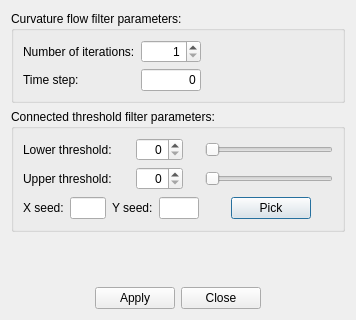
<?xml version="1.0" encoding="UTF-8"?>
<ui version="4.0">
 <class>ConnectedThresholdSegmentationDialog</class>
 <widget class="QDialog" name="ConnectedThresholdSegmentationDialog">
  <property name="geometry">
   <rect>
    <x>0</x>
    <y>0</y>
    <width>345</width>
    <height>320</height>
   </rect>
  </property>
  <property name="windowTitle">
   <string>Connected Threshold Segmentation</string>
  </property>
  <layout class="QVBoxLayout" name="verticalLayout">
   <item>
    <widget class="QGroupBox" name="groupBox_2">
     <property name="title">
      <string>Curvature flow filter parameters:</string>
     </property>
     <layout class="QGridLayout" name="gridLayout_2">
      <item row="0" column="0">
       <widget class="QLabel" name="label_3">
        <property name="text">
         <string>Number of iterations:</string>
        </property>
       </widget>
      </item>
      <item row="0" column="1">
       <widget class="QSpinBox" name="spinBoxNumberOfIterations">
        <property name="alignment">
         <set>Qt::AlignRight|Qt::AlignTrailing|Qt::AlignVCenter</set>
        </property>
        <property name="minimum">
         <number>1</number>
        </property>
        <property name="maximum">
         <number>20</number>
        </property>
        <property name="value">
         <number>1</number>
        </property>
       </widget>
      </item>
      <item row="1" column="0">
       <widget class="QLabel" name="label_4">
        <property name="text">
         <string>Time step:</string>
        </property>
       </widget>
      </item>
      <item row="1" column="1">
       <widget class="QLineEdit" name="lineEditTimeStep">
        <property name="sizePolicy">
         <sizepolicy hsizetype="Fixed" vsizetype="Fixed">
          <horstretch>0</horstretch>
          <verstretch>0</verstretch>
         </sizepolicy>
        </property>
        <property name="maximumSize">
         <size>
          <width>60</width>
          <height>16777215</height>
         </size>
        </property>
        <property name="text">
         <string>0</string>
        </property>
        <property name="alignment">
         <set>Qt::AlignRight|Qt::AlignTrailing|Qt::AlignVCenter</set>
        </property>
       </widget>
      </item>
      <item row="0" column="2">
       <spacer name="horizontalSpacer_3">
        <property name="orientation">
         <enum>Qt::Horizontal</enum>
        </property>
        <property name="sizeHint" stdset="0">
         <size>
          <width>40</width>
          <height>20</height>
         </size>
        </property>
       </spacer>
      </item>
     </layout>
    </widget>
   </item>
   <item>
    <widget class="QGroupBox" name="groupBox">
     <property name="title">
      <string>Connected threshold filter parameters:</string>
     </property>
     <layout class="QGridLayout" name="gridLayout">
      <item row="0" column="0" colspan="3">
       <widget class="QLabel" name="label">
        <property name="sizePolicy">
         <sizepolicy hsizetype="Minimum" vsizetype="Preferred">
          <horstretch>0</horstretch>
          <verstretch>0</verstretch>
         </sizepolicy>
        </property>
        <property name="text">
         <string>Lower threshold:</string>
        </property>
       </widget>
      </item>
      <item row="0" column="3" colspan="2">
       <widget class="QSpinBox" name="spinBoxLowerThreshold">
        <property name="sizePolicy">
         <sizepolicy hsizetype="Fixed" vsizetype="Fixed">
          <horstretch>0</horstretch>
          <verstretch>0</verstretch>
         </sizepolicy>
        </property>
        <property name="alignment">
         <set>Qt::AlignRight|Qt::AlignTrailing|Qt::AlignVCenter</set>
        </property>
        <property name="maximum">
         <number>255</number>
        </property>
       </widget>
      </item>
      <item row="0" column="5" colspan="3">
       <widget class="QSlider" name="sliderLowerThreshold">
        <property name="sizePolicy">
         <sizepolicy hsizetype="Fixed" vsizetype="Fixed">
          <horstretch>0</horstretch>
          <verstretch>0</verstretch>
         </sizepolicy>
        </property>
        <property name="minimumSize">
         <size>
          <width>128</width>
          <height>0</height>
         </size>
        </property>
        <property name="maximum">
         <number>255</number>
        </property>
        <property name="orientation">
         <enum>Qt::Horizontal</enum>
        </property>
       </widget>
      </item>
      <item row="1" column="0" colspan="3">
       <widget class="QLabel" name="label_2">
        <property name="sizePolicy">
         <sizepolicy hsizetype="Minimum" vsizetype="Preferred">
          <horstretch>0</horstretch>
          <verstretch>0</verstretch>
         </sizepolicy>
        </property>
        <property name="text">
         <string>Upper threshold:</string>
        </property>
       </widget>
      </item>
      <item row="1" column="3" colspan="2">
       <widget class="QSpinBox" name="spinBoxUpperThreshold">
        <property name="sizePolicy">
         <sizepolicy hsizetype="Fixed" vsizetype="Fixed">
          <horstretch>0</horstretch>
          <verstretch>0</verstretch>
         </sizepolicy>
        </property>
        <property name="alignment">
         <set>Qt::AlignRight|Qt::AlignTrailing|Qt::AlignVCenter</set>
        </property>
        <property name="maximum">
         <number>255</number>
        </property>
        <property name="value">
         <number>0</number>
        </property>
       </widget>
      </item>
      <item row="1" column="5" colspan="3">
       <widget class="QSlider" name="sliderUpperThreshold">
        <property name="sizePolicy">
         <sizepolicy hsizetype="Fixed" vsizetype="Fixed">
          <horstretch>0</horstretch>
          <verstretch>0</verstretch>
         </sizepolicy>
        </property>
        <property name="minimumSize">
         <size>
          <width>128</width>
          <height>0</height>
         </size>
        </property>
        <property name="maximum">
         <number>255</number>
        </property>
        <property name="value">
         <number>0</number>
        </property>
        <property name="orientation">
         <enum>Qt::Horizontal</enum>
        </property>
       </widget>
      </item>
      <item row="2" column="0">
       <widget class="QLabel" name="label_7">
        <property name="text">
         <string>X seed:</string>
        </property>
       </widget>
      </item>
      <item row="2" column="1">
       <widget class="QLineEdit" name="lineEditXSeed">
        <property name="maximumSize">
         <size>
          <width>40</width>
          <height>16777215</height>
         </size>
        </property>
       </widget>
      </item>
      <item row="2" column="2" colspan="2">
       <widget class="QLabel" name="label_8">
        <property name="text">
         <string>Y seed:</string>
        </property>
       </widget>
      </item>
      <item row="2" column="4">
       <widget class="QLineEdit" name="lineEditYSeed">
        <property name="maximumSize">
         <size>
          <width>40</width>
          <height>16777215</height>
         </size>
        </property>
       </widget>
      </item>
      <item row="2" column="5">
       <spacer name="horizontalSpacer_9">
        <property name="orientation">
         <enum>Qt::Horizontal</enum>
        </property>
        <property name="sizeType">
         <enum>QSizePolicy::Fixed</enum>
        </property>
        <property name="sizeHint" stdset="0">
         <size>
          <width>20</width>
          <height>24</height>
         </size>
        </property>
       </spacer>
      </item>
      <item row="2" column="6">
       <widget class="QPushButton" name="pushButtonPickPoint">
        <property name="text">
         <string>Pick</string>
        </property>
        <property name="checkable">
         <bool>true</bool>
        </property>
       </widget>
      </item>
     </layout>
    </widget>
   </item>
   <item>
    <spacer name="verticalSpacer">
     <property name="orientation">
      <enum>Qt::Vertical</enum>
     </property>
     <property name="sizeHint" stdset="0">
      <size>
       <width>20</width>
       <height>40</height>
      </size>
     </property>
    </spacer>
   </item>
   <item>
    <layout class="QHBoxLayout" name="horizontalLayout">
     <item>
      <spacer name="horizontalSpacer">
       <property name="orientation">
        <enum>Qt::Horizontal</enum>
       </property>
       <property name="sizeHint" stdset="0">
        <size>
         <width>40</width>
         <height>20</height>
        </size>
       </property>
      </spacer>
     </item>
     <item>
      <widget class="QPushButton" name="pushButtonApply">
       <property name="text">
        <string>Apply</string>
       </property>
      </widget>
     </item>
     <item>
      <widget class="QPushButton" name="pushButtonClose">
       <property name="text">
        <string>Close</string>
       </property>
      </widget>
     </item>
     <item>
      <spacer name="horizontalSpacer_2">
       <property name="orientation">
        <enum>Qt::Horizontal</enum>
       </property>
       <property name="sizeHint" stdset="0">
        <size>
         <width>40</width>
         <height>20</height>
        </size>
       </property>
      </spacer>
     </item>
    </layout>
   </item>
  </layout>
 </widget>
 <resources/>
 <connections>
  <connection>
   <sender>sliderLowerThreshold</sender>
   <signal>valueChanged(int)</signal>
   <receiver>spinBoxLowerThreshold</receiver>
   <slot>setValue(int)</slot>
   <hints>
    <hint type="sourcelabel">
     <x>215</x>
     <y>42</y>
    </hint>
    <hint type="destinationlabel">
     <x>156</x>
     <y>43</y>
    </hint>
   </hints>
  </connection>
  <connection>
   <sender>sliderUpperThreshold</sender>
   <signal>valueChanged(int)</signal>
   <receiver>spinBoxUpperThreshold</receiver>
   <slot>setValue(int)</slot>
   <hints>
    <hint type="sourcelabel">
     <x>198</x>
     <y>71</y>
    </hint>
    <hint type="destinationlabel">
     <x>148</x>
     <y>71</y>
    </hint>
   </hints>
  </connection>
  <connection>
   <sender>spinBoxLowerThreshold</sender>
   <signal>valueChanged(int)</signal>
   <receiver>sliderLowerThreshold</receiver>
   <slot>setValue(int)</slot>
   <hints>
    <hint type="sourcelabel">
     <x>153</x>
     <y>36</y>
    </hint>
    <hint type="destinationlabel">
     <x>196</x>
     <y>44</y>
    </hint>
   </hints>
  </connection>
  <connection>
   <sender>spinBoxUpperThreshold</sender>
   <signal>valueChanged(int)</signal>
   <receiver>sliderUpperThreshold</receiver>
   <slot>setValue(int)</slot>
   <hints>
    <hint type="sourcelabel">
     <x>164</x>
     <y>66</y>
    </hint>
    <hint type="destinationlabel">
     <x>186</x>
     <y>67</y>
    </hint>
   </hints>
  </connection>
  <connection>
   <sender>pushButtonClose</sender>
   <signal>clicked()</signal>
   <receiver>ConnectedThresholdSegmentationDialog</receiver>
   <slot>close()</slot>
   <hints>
    <hint type="sourcelabel">
     <x>207</x>
     <y>151</y>
    </hint>
    <hint type="destinationlabel">
     <x>272</x>
     <y>152</y>
    </hint>
   </hints>
  </connection>
 </connections>
</ui>
